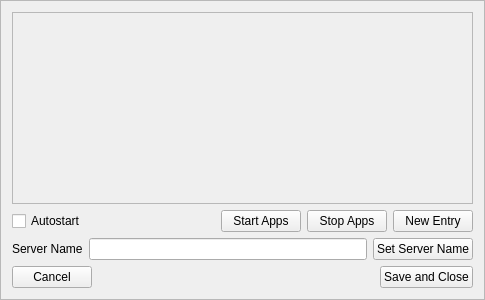
<?xml version="1.0" encoding="UTF-8"?>
<ui version="4.0">
 <class>TConfigFrame</class>
 <widget class="QFrame" name="TConfigFrame">
  <property name="geometry">
   <rect>
    <x>0</x>
    <y>0</y>
    <width>485</width>
    <height>300</height>
   </rect>
  </property>
  <property name="windowTitle">
   <string>Frame</string>
  </property>
  <property name="frameShape">
   <enum>QFrame::StyledPanel</enum>
  </property>
  <property name="frameShadow">
   <enum>QFrame::Raised</enum>
  </property>
  <layout class="QVBoxLayout" name="verticalLayout">
   <item>
    <widget class="QScrollArea" name="elementScrollArea">
     <property name="widgetResizable">
      <bool>true</bool>
     </property>
     <widget class="QWidget" name="scrollAreaWidgetContents">
      <property name="geometry">
       <rect>
        <x>0</x>
        <y>0</y>
        <width>463</width>
        <height>188</height>
       </rect>
      </property>
     </widget>
    </widget>
   </item>
   <item>
    <layout class="QHBoxLayout" name="horizontalLayout_3">
     <item>
      <widget class="QCheckBox" name="autoStartCheckBox">
       <property name="text">
        <string>Autostart</string>
       </property>
      </widget>
     </item>
     <item>
      <spacer name="horizontalSpacer_2">
       <property name="orientation">
        <enum>Qt::Horizontal</enum>
       </property>
       <property name="sizeHint" stdset="0">
        <size>
         <width>40</width>
         <height>20</height>
        </size>
       </property>
      </spacer>
     </item>
     <item>
      <widget class="QPushButton" name="StartButton">
       <property name="text">
        <string>Start Apps</string>
       </property>
      </widget>
     </item>
     <item>
      <widget class="QPushButton" name="StopButton">
       <property name="text">
        <string>Stop Apps</string>
       </property>
      </widget>
     </item>
     <item>
      <widget class="QPushButton" name="newElementButton">
       <property name="text">
        <string>New Entry</string>
       </property>
      </widget>
     </item>
    </layout>
   </item>
   <item>
    <layout class="QHBoxLayout" name="horizontalLayout_2">
     <item>
      <widget class="QLabel" name="label">
       <property name="text">
        <string>Server Name</string>
       </property>
      </widget>
     </item>
     <item>
      <widget class="QLineEdit" name="StationIdEdit">
       <property name="clearButtonEnabled">
        <bool>true</bool>
       </property>
      </widget>
     </item>
     <item>
      <widget class="QPushButton" name="SetButton">
       <property name="text">
        <string>Set Server Name</string>
       </property>
      </widget>
     </item>
    </layout>
   </item>
   <item>
    <layout class="QHBoxLayout" name="horizontalLayout">
     <item>
      <widget class="QPushButton" name="CancelButton">
       <property name="text">
        <string>Cancel</string>
       </property>
      </widget>
     </item>
     <item>
      <spacer name="horizontalSpacer">
       <property name="orientation">
        <enum>Qt::Horizontal</enum>
       </property>
       <property name="sizeHint" stdset="0">
        <size>
         <width>40</width>
         <height>20</height>
        </size>
       </property>
      </spacer>
     </item>
     <item>
      <widget class="QPushButton" name="SaveCloseButton">
       <property name="text">
        <string>Save and Close</string>
       </property>
      </widget>
     </item>
    </layout>
   </item>
  </layout>
 </widget>
 <resources/>
 <connections/>
</ui>
